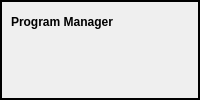
          <widget class="QWidget" name="loadPage">
           <layout class="QVBoxLayout" name="verticalLayout_12">
            <property name="leftMargin">
             <number>0</number>
            </property>
            <property name="topMargin">
             <number>0</number>
            </property>
            <property name="rightMargin">
             <number>0</number>
            </property>
            <property name="bottomMargin">
             <number>0</number>
            </property>
            <item>
             <widget class="ScreenOptions" name="screen_options">
              <property name="focusOverlay_option" stdset="0">
               <bool>true</bool>
              </property>
              <property name="entryDialog_option" stdset="0">
               <bool>true</bool>
              </property>
              <property name="toolDialog_option" stdset="0">
               <bool>true</bool>
              </property>
              <property name="fileDialog_option" stdset="0">
               <bool>true</bool>
              </property>
              <property name="calculatorDialog_option" stdset="0">
               <bool>true</bool>
              </property>
              <property name="machineLogDialog_option" stdset="0">
               <bool>true</bool>
              </property>
              <layout class="QVBoxLayout" name="verticalLayout_15">
               <property name="spacing">
                <number>0</number>
               </property>
               <property name="leftMargin">
                <number>0</number>
               </property>
               <property name="topMargin">
                <number>0</number>
               </property>
               <property name="rightMargin">
                <number>0</number>
               </property>
               <property name="bottomMargin">
                <number>0</number>
               </property>
               <item>
                <widget class="QFrame" name="frame_11">
                 <property name="frameShape">
                  <enum>QFrame::WinPanel</enum>
                 </property>
                 <property name="frameShadow">
                  <enum>QFrame::Plain</enum>
                 </property>
                 <layout class="QVBoxLayout" name="verticalLayout_17">
                  <property name="topMargin">
                   <number>0</number>
                  </property>
                  <item>
                   <widget class="QLabel" name="label_21">
                    <property name="text">
                     <string>&lt;html&gt;&lt;head/&gt;&lt;body&gt;&lt;p&gt;&lt;span style=&quot; font-weight:600;&quot;&gt;Program Manager&lt;/span&gt;&lt;/p&gt;&lt;/body&gt;&lt;/html&gt;</string>
                    </property>
                   </widget>
                  </item>
                  <item>
                   <widget class="FileManager" name="filemanager"/>
                  </item>
                 </layout>
                </widget>
               </item>
              </layout>
             </widget>
            </item>
           </layout>
          </widget>
